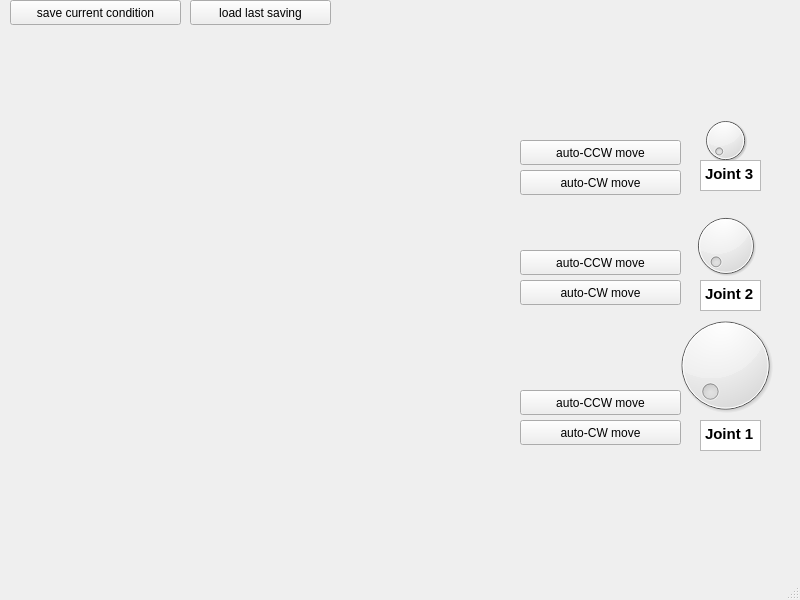
<?xml version="1.0" encoding="UTF-8"?>
<ui version="4.0">
 <class>MainWindow</class>
 <widget class="QMainWindow" name="MainWindow">
  <property name="geometry">
   <rect>
    <x>0</x>
    <y>0</y>
    <width>800</width>
    <height>600</height>
   </rect>
  </property>
  <property name="windowTitle">
   <string>MainWindow</string>
  </property>
  <widget class="QWidget" name="centralwidget">
   <widget class="QDial" name="dial">
    <property name="geometry">
     <rect>
      <x>640</x>
      <y>310</y>
      <width>171</width>
      <height>111</height>
     </rect>
    </property>
   </widget>
   <widget class="QDial" name="dial_2">
    <property name="geometry">
     <rect>
      <x>680</x>
      <y>210</y>
      <width>91</width>
      <height>71</height>
     </rect>
    </property>
   </widget>
   <widget class="QDial" name="dial_3">
    <property name="geometry">
     <rect>
      <x>700</x>
      <y>100</y>
      <width>51</width>
      <height>81</height>
     </rect>
    </property>
   </widget>
   <widget class="QTextEdit" name="textEdit">
    <property name="geometry">
     <rect>
      <x>700</x>
      <y>420</y>
      <width>61</width>
      <height>31</height>
     </rect>
    </property>
    <property name="html">
     <string>&lt;!DOCTYPE HTML PUBLIC &quot;-//W3C//DTD HTML 4.0//EN&quot; &quot;http://www.w3.org/TR/REC-html40/strict.dtd&quot;&gt;
&lt;html&gt;&lt;head&gt;&lt;meta name=&quot;qrichtext&quot; content=&quot;1&quot; /&gt;&lt;style type=&quot;text/css&quot;&gt;
p, li { white-space: pre-wrap; }
&lt;/style&gt;&lt;/head&gt;&lt;body style=&quot; font-family:'Ubuntu'; font-size:11pt; font-weight:400; font-style:normal;&quot;&gt;
&lt;p style=&quot; margin-top:0px; margin-bottom:0px; margin-left:0px; margin-right:0px; -qt-block-indent:0; text-indent:0px;&quot;&gt;&lt;span style=&quot; font-weight:600;&quot;&gt;Joint 1&lt;/span&gt;&lt;/p&gt;&lt;/body&gt;&lt;/html&gt;</string>
    </property>
   </widget>
   <widget class="QTextEdit" name="textEdit_2">
    <property name="geometry">
     <rect>
      <x>700</x>
      <y>160</y>
      <width>61</width>
      <height>31</height>
     </rect>
    </property>
    <property name="html">
     <string>&lt;!DOCTYPE HTML PUBLIC &quot;-//W3C//DTD HTML 4.0//EN&quot; &quot;http://www.w3.org/TR/REC-html40/strict.dtd&quot;&gt;
&lt;html&gt;&lt;head&gt;&lt;meta name=&quot;qrichtext&quot; content=&quot;1&quot; /&gt;&lt;style type=&quot;text/css&quot;&gt;
p, li { white-space: pre-wrap; }
&lt;/style&gt;&lt;/head&gt;&lt;body style=&quot; font-family:'Ubuntu'; font-size:11pt; font-weight:400; font-style:normal;&quot;&gt;
&lt;p style=&quot; margin-top:0px; margin-bottom:0px; margin-left:0px; margin-right:0px; -qt-block-indent:0; text-indent:0px;&quot;&gt;&lt;span style=&quot; font-weight:600;&quot;&gt;Joint 3&lt;/span&gt;&lt;/p&gt;&lt;/body&gt;&lt;/html&gt;</string>
    </property>
   </widget>
   <widget class="QTextEdit" name="textEdit_3">
    <property name="geometry">
     <rect>
      <x>700</x>
      <y>280</y>
      <width>61</width>
      <height>31</height>
     </rect>
    </property>
    <property name="html">
     <string>&lt;!DOCTYPE HTML PUBLIC &quot;-//W3C//DTD HTML 4.0//EN&quot; &quot;http://www.w3.org/TR/REC-html40/strict.dtd&quot;&gt;
&lt;html&gt;&lt;head&gt;&lt;meta name=&quot;qrichtext&quot; content=&quot;1&quot; /&gt;&lt;style type=&quot;text/css&quot;&gt;
p, li { white-space: pre-wrap; }
&lt;/style&gt;&lt;/head&gt;&lt;body style=&quot; font-family:'Ubuntu'; font-size:11pt; font-weight:400; font-style:normal;&quot;&gt;
&lt;p style=&quot; margin-top:0px; margin-bottom:0px; margin-left:0px; margin-right:0px; -qt-block-indent:0; text-indent:0px;&quot;&gt;&lt;span style=&quot; font-weight:600;&quot;&gt;Joint 2&lt;/span&gt;&lt;/p&gt;&lt;/body&gt;&lt;/html&gt;</string>
    </property>
   </widget>
   <widget class="QPushButton" name="pushButton_7">
    <property name="geometry">
     <rect>
      <x>190</x>
      <y>0</y>
      <width>141</width>
      <height>25</height>
     </rect>
    </property>
    <property name="text">
     <string>load last saving</string>
    </property>
   </widget>
   <widget class="QPushButton" name="pushButton_8">
    <property name="geometry">
     <rect>
      <x>10</x>
      <y>0</y>
      <width>171</width>
      <height>25</height>
     </rect>
    </property>
    <property name="text">
     <string>save current condition</string>
    </property>
   </widget>
   <widget class="QPushButton" name="pushButton">
    <property name="geometry">
     <rect>
      <x>520</x>
      <y>420</y>
      <width>161</width>
      <height>25</height>
     </rect>
    </property>
    <property name="text">
     <string>auto-CW move</string>
    </property>
   </widget>
   <widget class="QPushButton" name="pushButton_2">
    <property name="geometry">
     <rect>
      <x>520</x>
      <y>390</y>
      <width>161</width>
      <height>25</height>
     </rect>
    </property>
    <property name="text">
     <string>auto-CCW move</string>
    </property>
   </widget>
   <widget class="QPushButton" name="pushButton_3">
    <property name="geometry">
     <rect>
      <x>520</x>
      <y>280</y>
      <width>161</width>
      <height>25</height>
     </rect>
    </property>
    <property name="text">
     <string>auto-CW move</string>
    </property>
   </widget>
   <widget class="QPushButton" name="pushButton_4">
    <property name="geometry">
     <rect>
      <x>520</x>
      <y>250</y>
      <width>161</width>
      <height>25</height>
     </rect>
    </property>
    <property name="text">
     <string>auto-CCW move</string>
    </property>
   </widget>
   <widget class="QPushButton" name="pushButton_5">
    <property name="geometry">
     <rect>
      <x>520</x>
      <y>170</y>
      <width>161</width>
      <height>25</height>
     </rect>
    </property>
    <property name="text">
     <string>auto-CW move</string>
    </property>
   </widget>
   <widget class="QPushButton" name="pushButton_6">
    <property name="geometry">
     <rect>
      <x>520</x>
      <y>140</y>
      <width>161</width>
      <height>25</height>
     </rect>
    </property>
    <property name="text">
     <string>auto-CCW move</string>
    </property>
   </widget>
  </widget>
  <widget class="QMenuBar" name="menubar">
   <property name="geometry">
    <rect>
     <x>0</x>
     <y>0</y>
     <width>800</width>
     <height>22</height>
    </rect>
   </property>
  </widget>
  <widget class="QStatusBar" name="statusbar"/>
 </widget>
 <resources/>
 <connections/>
</ui>
